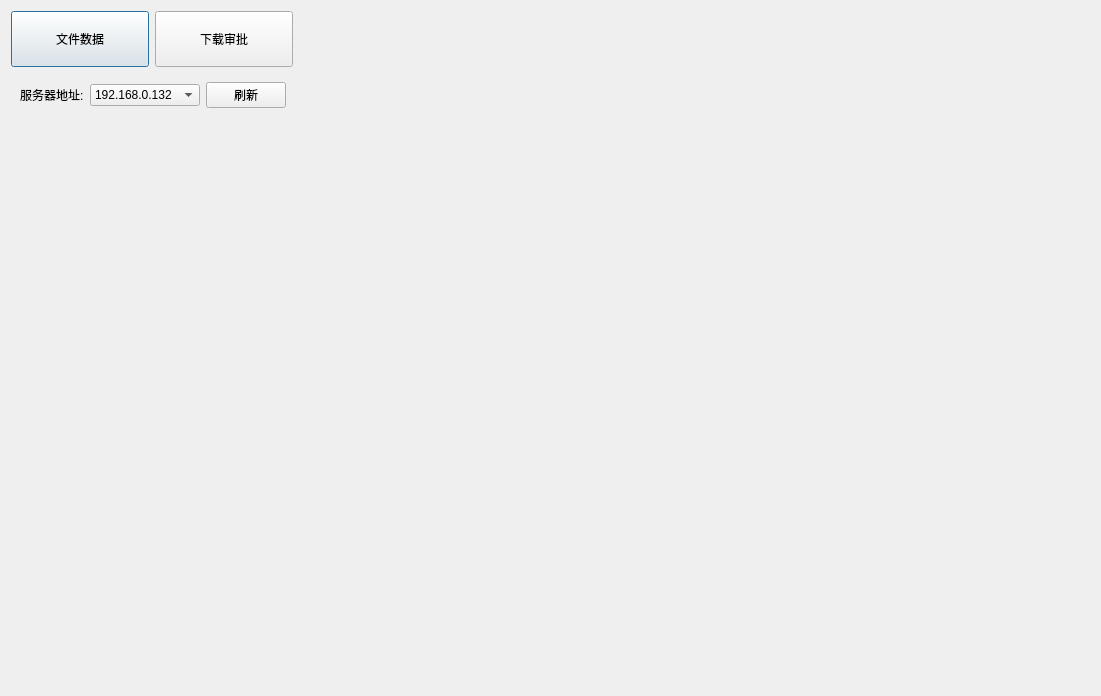
<?xml version="1.0" encoding="UTF-8"?>
<ui version="4.0">
 <class>FtpDialog</class>
 <widget class="QDialog" name="FtpDialog">
  <property name="geometry">
   <rect>
    <x>0</x>
    <y>0</y>
    <width>1101</width>
    <height>696</height>
   </rect>
  </property>
  <property name="windowTitle">
   <string>文件管理</string>
  </property>
  <layout class="QVBoxLayout" name="verticalLayout_2">
   <item>
    <widget class="QWidget" name="widget" native="true">
     <property name="minimumSize">
      <size>
       <width>0</width>
       <height>56</height>
      </size>
     </property>
     <property name="maximumSize">
      <size>
       <width>16777215</width>
       <height>56</height>
      </size>
     </property>
     <layout class="QHBoxLayout" name="horizontalLayout_2">
      <property name="leftMargin">
       <number>0</number>
      </property>
      <property name="topMargin">
       <number>0</number>
      </property>
      <property name="rightMargin">
       <number>0</number>
      </property>
      <property name="bottomMargin">
       <number>0</number>
      </property>
      <item>
       <widget class="QPushButton" name="btnFile">
        <property name="minimumSize">
         <size>
          <width>138</width>
          <height>56</height>
         </size>
        </property>
        <property name="maximumSize">
         <size>
          <width>138</width>
          <height>56</height>
         </size>
        </property>
        <property name="text">
         <string>文件数据</string>
        </property>
        <attribute name="buttonGroup">
         <string notr="true">buttonGroup</string>
        </attribute>
       </widget>
      </item>
      <item>
       <widget class="QPushButton" name="btnDownload">
        <property name="minimumSize">
         <size>
          <width>138</width>
          <height>56</height>
         </size>
        </property>
        <property name="maximumSize">
         <size>
          <width>138</width>
          <height>56</height>
         </size>
        </property>
        <property name="text">
         <string>下载审批</string>
        </property>
        <attribute name="buttonGroup">
         <string notr="true">buttonGroup</string>
        </attribute>
       </widget>
      </item>
      <item>
       <spacer name="horizontalSpacer_2">
        <property name="orientation">
         <enum>Qt::Horizontal</enum>
        </property>
        <property name="sizeHint" stdset="0">
         <size>
          <width>792</width>
          <height>20</height>
         </size>
        </property>
       </spacer>
      </item>
     </layout>
    </widget>
   </item>
   <item>
    <widget class="QStackedWidget" name="stackedWidgetMain">
     <property name="currentIndex">
      <number>0</number>
     </property>
     <widget class="QWidget" name="stackedWidgetPage1" native="true">
      <layout class="QVBoxLayout" name="verticalLayout">
       <item>
        <layout class="QHBoxLayout" name="horizontalLayout">
         <item>
          <widget class="QLabel" name="label">
           <property name="text">
            <string>服务器地址:</string>
           </property>
          </widget>
         </item>
         <item>
          <widget class="QComboBox" name="comboBox">
           <property name="minimumSize">
            <size>
             <width>110</width>
             <height>0</height>
            </size>
           </property>
           <item>
            <property name="text">
             <string>192.168.0.132</string>
            </property>
           </item>
           <item>
            <property name="text">
             <string>111111</string>
            </property>
           </item>
          </widget>
         </item>
         <item>
          <widget class="QPushButton" name="pushButton">
           <property name="text">
            <string>刷新</string>
           </property>
          </widget>
         </item>
         <item>
          <spacer name="horizontalSpacer">
           <property name="orientation">
            <enum>Qt::Horizontal</enum>
           </property>
           <property name="sizeHint" stdset="0">
            <size>
             <width>40</width>
             <height>20</height>
            </size>
           </property>
          </spacer>
         </item>
        </layout>
       </item>
       <item>
        <widget class="QStackedWidget" name="stackedWidget">
         <widget class="FtpClientWidget" name="page0"/>
         <widget class="FtpClientWidget" name="page1"/>
         <widget class="FtpClientWidget" name="page2"/>
         <widget class="FtpClientWidget" name="page3"/>
         <widget class="FtpClientWidget" name="page4"/>
         <widget class="FtpClientWidget" name="page5"/>
         <widget class="FtpClientWidget" name="page6"/>
        </widget>
       </item>
      </layout>
     </widget>
     <widget class="QWidget" name="stackedWidgetPage2" native="true">
      <layout class="QGridLayout" name="gridLayout_2">
       <item row="0" column="0">
        <widget class="QTableView" name="tableViewDownload"/>
       </item>
      </layout>
     </widget>
    </widget>
   </item>
  </layout>
 </widget>
 <customwidgets>
  <customwidget>
   <class>FtpClientWidget</class>
   <extends>QWidget</extends>
   <header>FtpClientWidget.h</header>
   <container>1</container>
  </customwidget>
 </customwidgets>
 <resources/>
 <connections/>
 <buttongroups>
  <buttongroup name="buttonGroup"/>
 </buttongroups>
</ui>
